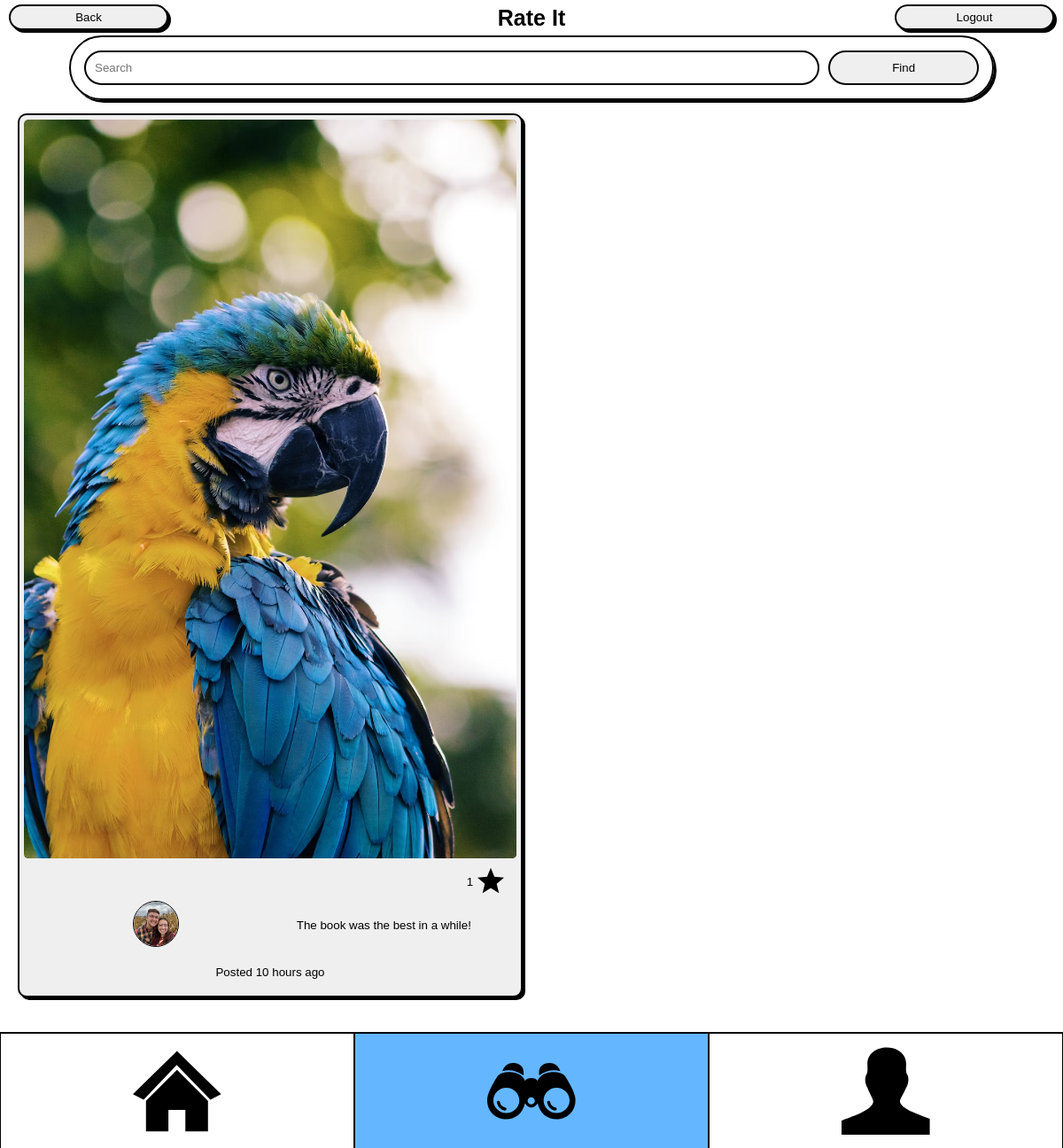
The page /wander/books/ (signed in) on the database as committed earlier.
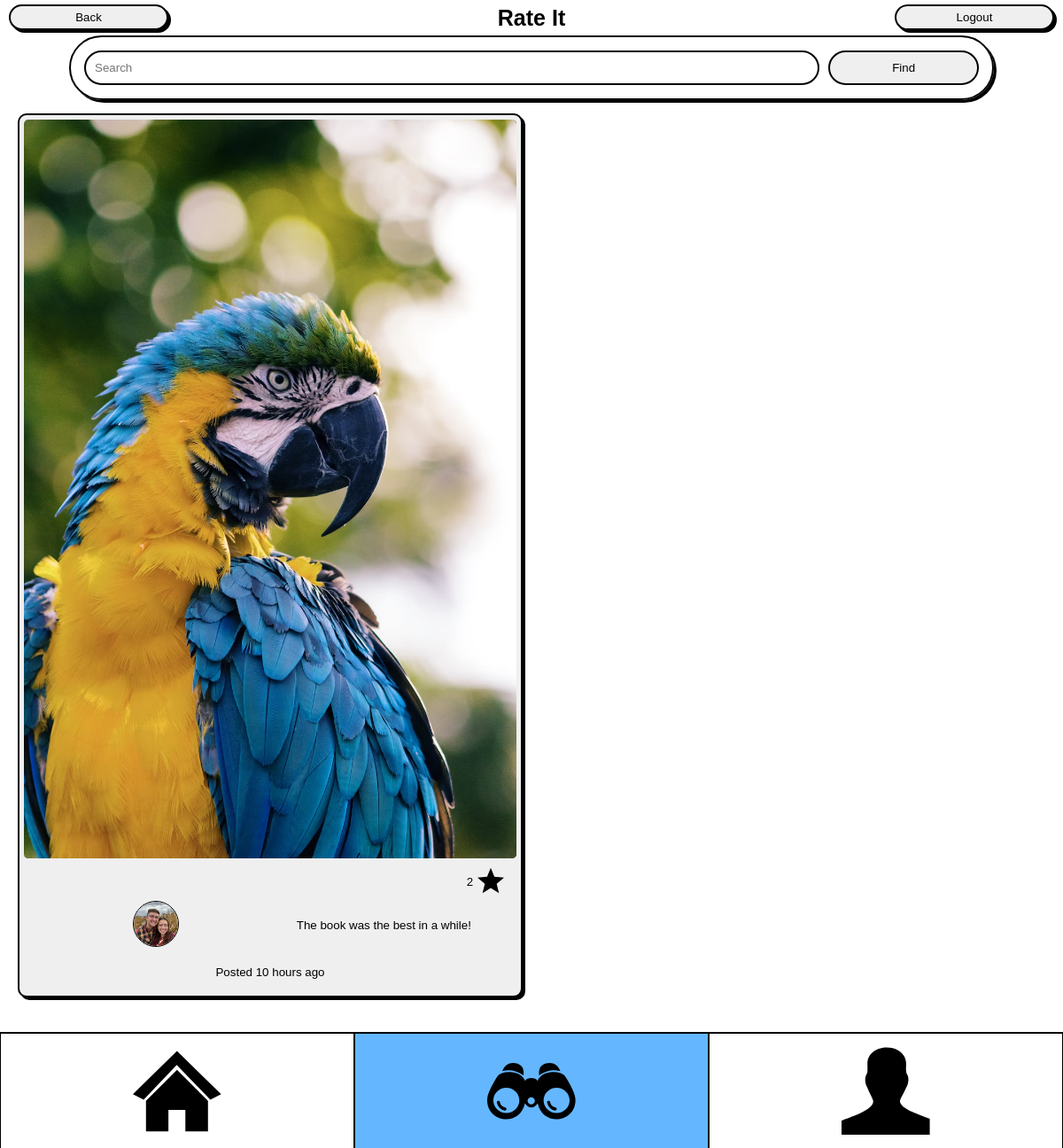
The same page on the database as committed later.
### friends_haven_app/models.py (models this page shows, shortened)
class Post(models.Model):
    item_name = models.CharField(max_length=100)
    image = models.ImageField(upload_to='posts/', default=None, null=True, blank=True)
    creator = models.ForeignKey(Profile, on_delete=models.CASCADE)
    rate = models.IntegerField(default=0, validators=[MinValueValidator(0), MaxValueValidator(5)])
    caption = models.CharField(max_length=100)
    description = models.TextField(max_length=200)
    timestamp = models.DateTimeField(auto_now_add=True)
    category = models.ForeignKey(Category, on_delete=models.CASCADE, default=None, null=True,)
    community_rate = models.IntegerField(default=0)
    likes = models.IntegerField(default=0, null=True, blank=True)
    likedBy = models.CharField(max_length=50000,default=0, null=True, blank=True)
    sections = models.CharField(max_length=5000, null= True, blank=True)
    answers = models.CharField(max_length=5000, null= True, blank=True)
    def getSections(self):
        return json.loads(self.sections)
    def getAnswers(self):
        return json.loads(self.answers)
    def time_ago(self):
        current_time = datetime.now(timezone.utc)
        time_difference = current_time - self.timestamp.replace(tzinfo=timezone.utc)
        weeks, days = divmod(time_difference.days, 7)
        hours, remainder = divmod(time_difference.seconds, 3600)
        minutes, seconds = divmod(remainder, 60)
        if weeks == 1:
            return f"{weeks} week ago"
        elif weeks > 1:
            return f"{weeks} weeks ago"
        elif days == 1:
            return f"{days} day ago"
        elif days > 1:
            return f"{days} days ago"
        elif hours == 1:
            return f"{hours} hour ago"
        elif hours > 1:
            return f"{hours} hours ago"
        elif minutes == 1:
            return f"{minutes} minute ago"
        elif minutes > 1:
            return f"{minutes} minutes ago"
        elif seconds == 1:
            return f"{seconds} second ago"
        else:
            return f"{seconds} seconds ago"

class Profile(models.Model):
    user = models.OneToOneField(User, on_delete=models.CASCADE)
    profile_picture = models.ImageField(upload_to='profilePictures/', default=None, null=True, blank=True)
    description = models.TextField(max_length=200, default=None, null=True, blank=True)
    rates = models.IntegerField(default=0, null=True, blank=True)
    idolNum = models.IntegerField(default=0, null=True, blank=True)
    fanNum = models.IntegerField(default=0, null=True, blank=True)
    idols = models.CharField(max_length=50000,default=0, null=True, blank=True)
    fans = models.CharField(max_length=50000,default=0, null=True, blank=True)
    def __str__(self):
        return f'{self.user.username}'

### friends_haven_app/views.py (the view)
# urls.py: path('wander/<slug:category>/',views.showCategory, name='showCategory'),
@login_required(login_url='/')
def showCategory(request, category=None):
    userProfile = Profile.objects.get(user=request.user)
    categoryPost = Category.objects.get(slug=category)
    posts = Post.objects.all().filter(category=categoryPost).order_by('-timestamp')
    left = posts[0::2]
    right = posts[1::2]
    data = {
        'left':left,
        'right':right,
        'categoryBool':True,
        'accessProfile': userProfile,
    }
    return render(request, 'wander.html', data)

### friends_haven_app/templates/wander.html (shortened to what this page needs)
{% extends "base.html" %}
{% load static %}
{% block content %}
<head>
    <link rel="stylesheet" type="text/css" href="{% static 'css/home.css' %}">
    <link rel="stylesheet" type="text/css" href="{% static 'css/wander.css' %}">
</head>
<body>
    <h1>Rate It</h1>
    <div class="section">
        <div id="search" class="search">
            <input class="search" type="search" placeholder="Search">
            <input class="search submit" type="submit" value="Find">
        </div>
        {% include 'categoryButtons.html' %}
    </div>
</body>
{% endblock %}

### friends_haven_app/templates/items.html (shortened to what this page needs)
{% load static %}
<div class="cols">
    {% if left %}
        <div class="colLeft col">
            {% for post in left %}
                <button class="item" onclick="enlarge(this)">
                    <img class="itemImg" src="{% static 'images/test.jpg' %}">
                    <div class="likes">
                        <p>{{ post.likes }}</p>
                        {% if accessProfile.user.username != post.creator.user.username and accessProfile.user.username not in post.likedBy %}
                            <form action="{% url 'likePost' post.id %}" method="post">
                                {% csrf_token %}
                                <label for="submitButton">
                                    <svg version="1.1" id="Layer_1" xmlns="http://www.w3.org/2000/svg" xmlns:xlink="http://www.w3.org/1999/xlink" x="0px" y="0px" width="122.879px" height="117.188px" viewBox="0 0 122.879 117.188" enable-background="new 0 0 122.879 117.188" xml:space="preserve"><g><path d="M64.395,1.969l15.713,36.79l39.853,3.575c1.759,0.152,3.06,1.701,2.907,3.459c-0.073,0.857-0.479,1.604-1.079,2.129 l0.002,0.001L91.641,74.25l8.917,39.021c0.395,1.723-0.683,3.439-2.406,3.834c-0.883,0.203-1.763,0.018-2.466-0.441L61.441,96.191 L27.087,116.73c-1.516,0.906-3.48,0.412-4.387-1.104c-0.441-0.736-0.55-1.58-0.373-2.355h-0.003l8.918-39.021L1.092,47.924 c-1.329-1.163-1.463-3.183-0.301-4.512c0.591-0.676,1.405-1.042,2.235-1.087l39.748-3.566l15.721-36.81 c0.692-1.627,2.572-2.384,4.199-1.692C63.494,0.597,64.084,1.225,64.395,1.969L64.395,1.969z M74.967,43.023L61.441,11.351 L47.914,43.023l-0.004-0.001c-0.448,1.051-1.447,1.826-2.665,1.932l-34.306,3.078l25.819,22.545c0.949,0.74,1.438,1.988,1.152,3.24 l-7.674,33.578l29.506-17.641c0.986-0.617,2.274-0.672,3.342-0.033l29.563,17.674l-7.673-33.578l0.003-0.002 c-0.252-1.109,0.096-2.318,1.012-3.119l25.955-22.664L77.815,44.97C76.607,44.932,75.472,44.208,74.967,43.023L74.967,43.023z"/></g></svg>
                                </label>
                                <input type="submit" id="submitButton" value="Like" hidden>
                            </form>
                        {% elif accessProfile.user.username != post.creator.user.username %}
                            <form action="{% url 'unlikePost' post.id %}" method="post">
                                <label for="submitButton">
                                </label>
                            </form>
                        {% endif %}
                    </div>
                    <div class="capCon">
                        <a href="/account/{{post.creator}}" class="profileLink">
                            {% if post.creator.profile_picture %}
                                <img class="profilePic" src="{{ post.creator.profile_picture.url }}" width="100%" height="100%">
                            {% else %}
                                <img class="profilePic" src="{% static 'images/default.jpg' %}" width="100%" height="100%">
                            {% endif %}
                        </a>
                        <p class="caption">{{ post.caption }}</p>
                    </div>
                    <p>Posted {{ post.time_ago }}</p>
                </button>
            {% endfor %}
        </div>
    {% endif %}
</div>

Rows that differ between the two databases and show on the page:
changed Post "The book was the best in a while!": likes "1" → "2"
